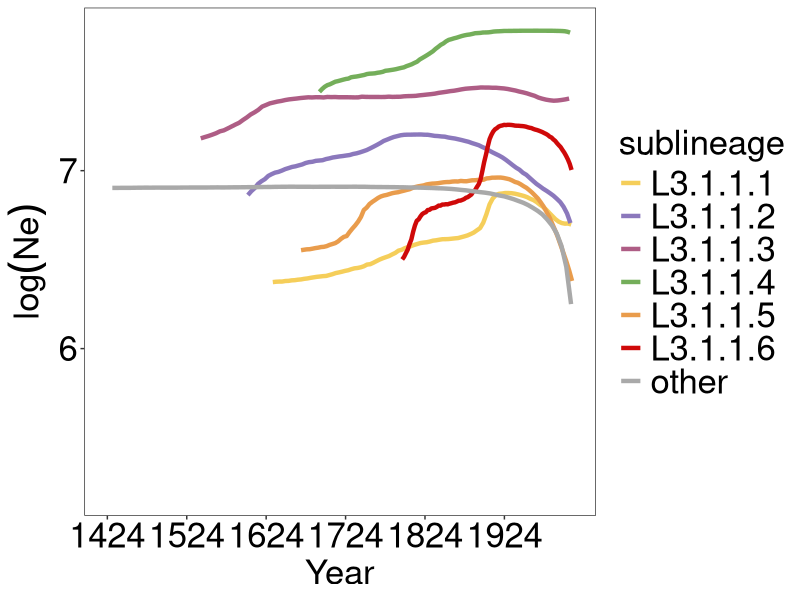
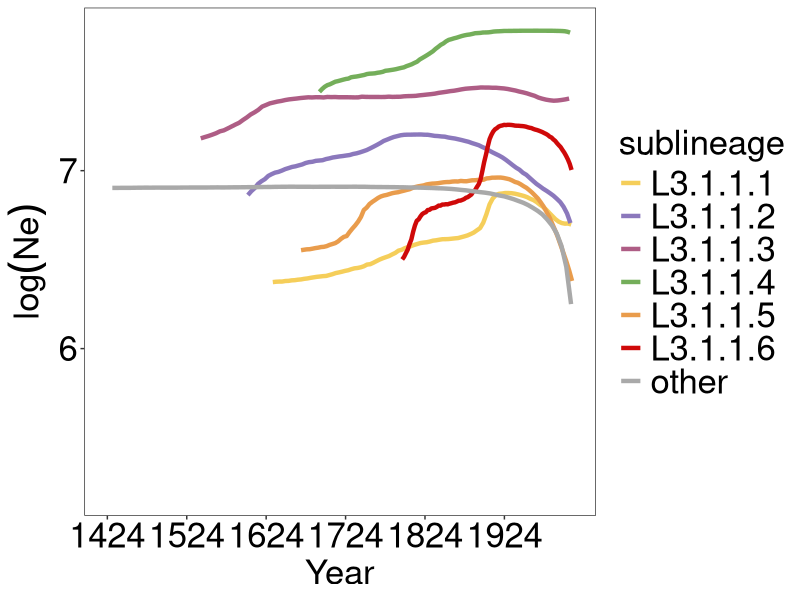

These figures' R source, in order:
#bsp-L3
library(ggplot2)
library(dplyr)
library(tidyr)
setwd("/Users/zhuchendi/Desktop/TB234/BEAST/")
df <- read.csv("L3iall.csv", header = TRUE, fill = TRUE)

clade_colors <- c(
  "L3.1.1.1" = "#F5CE5A",
  "L3.1.1.2" = "#8B78BC",
  "L3.1.1.3" = "#AE5D85",
  "L3.1.1.4" = "#74AE5A",
  "L3.1.1.5" = "#E99C4C",
  "L3.1.1.6" = "#CF0909",
  "other" = "#A9A9A9"
)

p <- ggplot(df, aes(x = year, y = log, color = sublineage)) +
  geom_line(size = 1.5) +
  scale_x_continuous(
    name = "Year",
    limits = c(min(df$year), 2010),
    breaks = seq(floor(min(df$year)), ceiling(max(df$year)), by = 100)
  ) +
  scale_color_manual(values = clade_colors) +
  theme_bw() +
  ylab(expression(log(Ne))) +
  theme(
    axis.text = element_text(size = 25, color="black"),
    axis.title = element_text(size = 25, color="black"),
    legend.text = element_text(size = 25),
    legend.title = element_text(size = 25),
    panel.grid.minor = element_blank(),
    panel.grid.major = element_blank()
  )

p
ggsave("BSP_all_sublineages.pdf", p, width = 12, height = 8)
